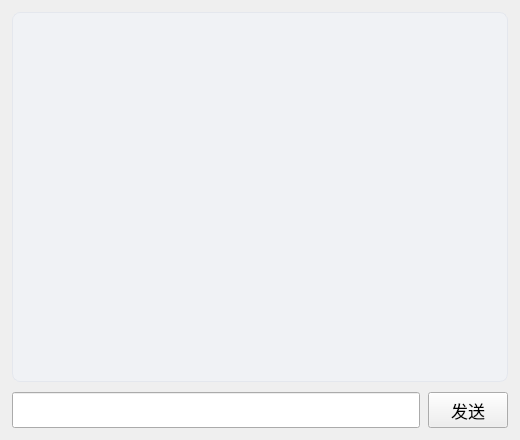
<?xml version="1.0" encoding="UTF-8"?>
<ui version="4.0">
 <class>PrivateChat</class>
 <widget class="QWidget" name="PrivateChat">
  <property name="geometry">
   <rect>
    <x>0</x>
    <y>0</y>
    <width>520</width>
    <height>440</height>
   </rect>
  </property>
  <property name="windowTitle">
   <string>私聊</string>
  </property>
  <layout class="QVBoxLayout" name="mainLayout">
   <property name="spacing">
    <number>10</number>
   </property>
   <property name="leftMargin">
    <number>12</number>
   </property>
   <property name="topMargin">
    <number>12</number>
   </property>
   <property name="rightMargin">
    <number>12</number>
   </property>
   <property name="bottomMargin">
    <number>12</number>
   </property>
   <item>
    <widget class="QTextEdit" name="showMsg_te">
     <property name="font">
      <font>
       <pointsize>13</pointsize>
      </font>
     </property>
     <property name="readOnly">
      <bool>true</bool>
     </property>
     <property name="styleSheet">
      <string>QTextEdit { background: #f0f2f5; border: 1px solid #e4e7ed; border-radius: 8px; padding: 12px; }</string>
     </property>
    </widget>
   </item>
   <item>
    <layout class="QHBoxLayout" name="inputLayout">
     <property name="spacing">
      <number>8</number>
     </property>
     <item>
      <widget class="QLineEdit" name="inputMsg_le">
       <property name="minimumSize">
        <size>
         <width>0</width>
         <height>36</height>
        </size>
       </property>
       <property name="font">
        <font>
         <pointsize>13</pointsize>
        </font>
       </property>
      </widget>
     </item>
     <item>
      <widget class="QPushButton" name="sendMsg_pb">
       <property name="minimumSize">
        <size>
         <width>80</width>
         <height>36</height>
        </size>
       </property>
       <property name="font">
        <font>
         <pointsize>13</pointsize>
        </font>
       </property>
       <property name="text">
        <string>发送</string>
       </property>
      </widget>
     </item>
    </layout>
   </item>
  </layout>
 </widget>
 <resources/>
 <connections/>
</ui>
